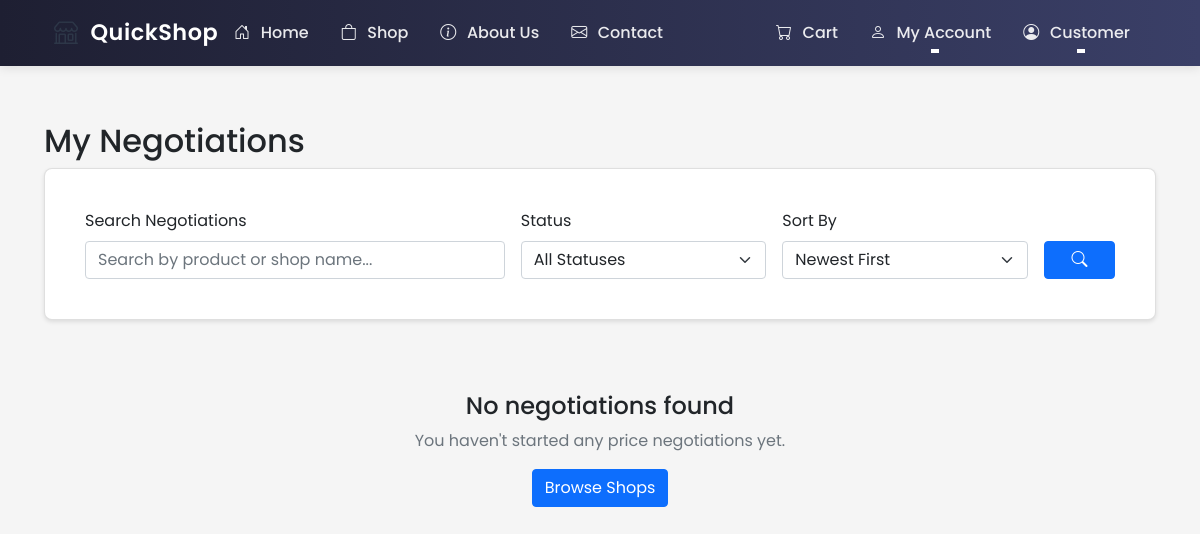
/user/negotiations (signed in), run on an earlier commit of the app's database.
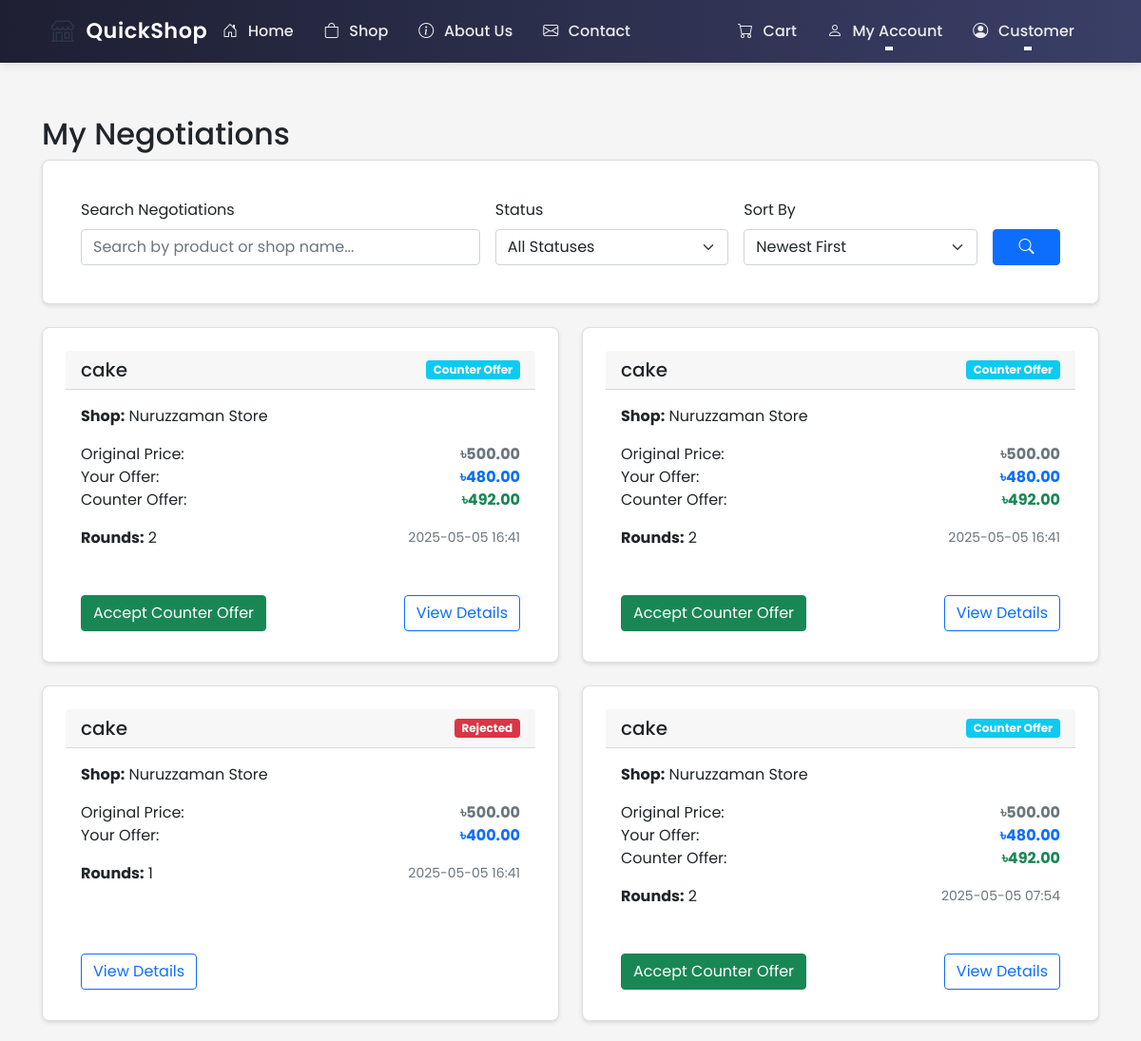
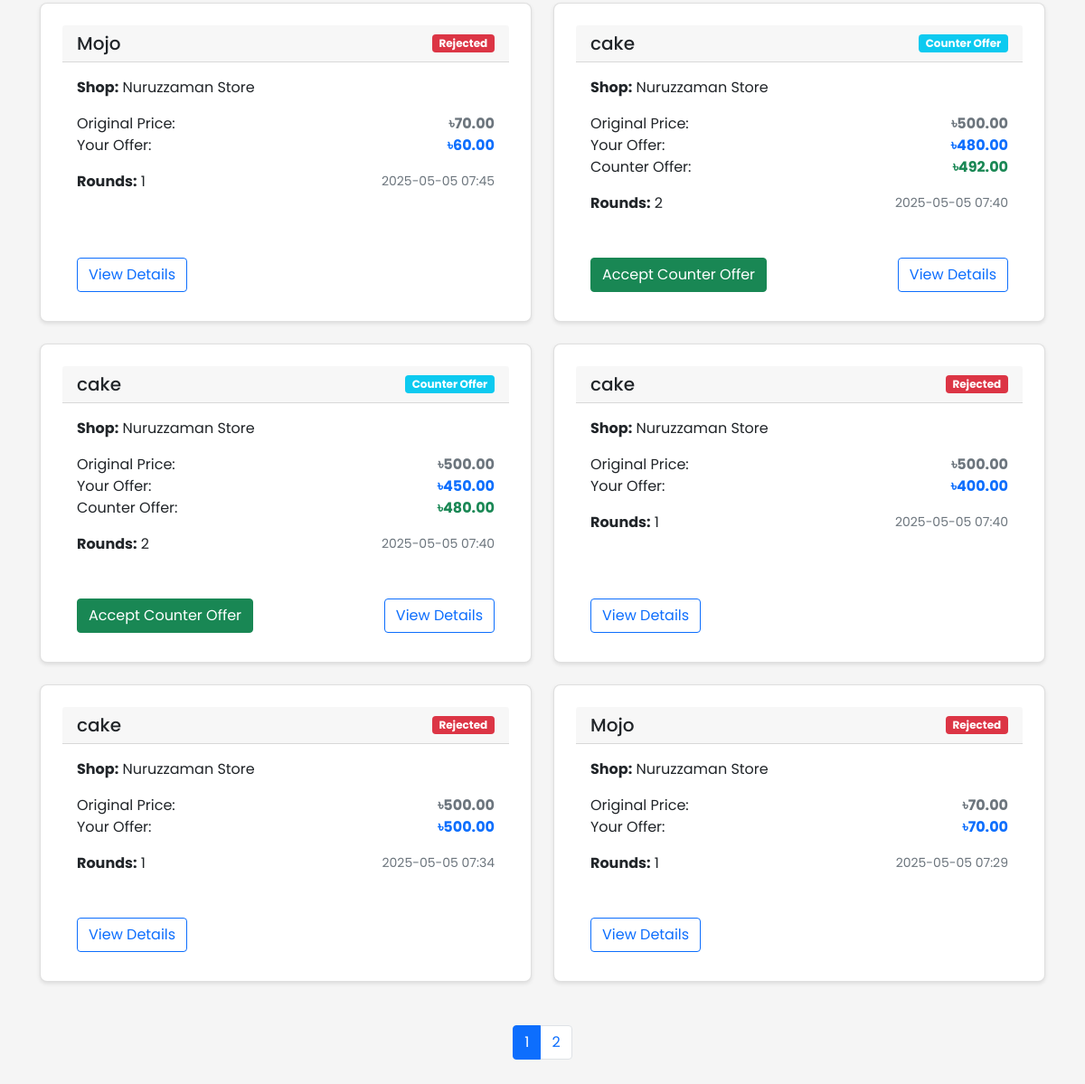
And on a later commit of the database (2 pictures, top to bottom).
### ecommerce/models/user.py (models this page shows, shortened)
class User(UserMixin, db.Model):
    id = db.Column(db.Integer, primary_key=True)
    username = db.Column(db.String(80), unique=True, nullable=False)
    email = db.Column(db.String(120), unique=True, nullable=False)
    password_hash = db.Column(db.String(128))
    role = db.Column(db.String(20), nullable=False, default='user')  # user, shop_owner, delivery, admin
    location_lat = db.Column(db.Float)
    location_lng = db.Column(db.Float)
    address = db.Column(db.String(200))
    created_at = db.Column(db.DateTime, default=datetime.utcnow)
    updated_at = db.Column(db.DateTime, default=datetime.utcnow, onupdate=datetime.utcnow)
    is_active = db.Column(db.Boolean, default=True)
    orders = db.relationship('Order', lazy=True, foreign_keys='Order.customer_id')
    shop = db.relationship('Shop', backref='owner', lazy=True, uselist=False)
    deliveries = db.relationship('Order', backref='assigned_delivery_person', lazy=True,
                               foreign_keys='Order.delivery_person_id')

### ecommerce/models/negotiation.py (models this page shows, shortened)
class Negotiation(db.Model):
    id = db.Column(db.Integer, primary_key=True)
    product_id = db.Column(db.Integer, db.ForeignKey('product.id'), nullable=False)
    customer_id = db.Column(db.Integer, db.ForeignKey('user.id'), nullable=False)
    initial_price = db.Column(db.Float, nullable=False)  # Original product price
    offered_price = db.Column(db.Float, nullable=False)  # Customer's offered price
    counter_price = db.Column(db.Float)  # AI/Shop counter offer
    final_price = db.Column(db.Float)  # Final agreed price
    status = db.Column(db.String(20), nullable=False, default='pending')  # pending, counter_offer, accepted, rejected
    rounds = db.Column(db.Integer, default=0)  # Number of negotiation rounds
    created_at = db.Column(db.DateTime, default=datetime.utcnow)
    updated_at = db.Column(db.DateTime, default=datetime.utcnow, onupdate=datetime.utcnow)
    product = db.relationship('Product', backref='negotiations')
    customer = db.relationship('User', backref='negotiations')

### ecommerce/models/shop.py (models this page shows, shortened)
class Product(db.Model):
    id = db.Column(db.Integer, primary_key=True)
    name = db.Column(db.String(100), nullable=False)
    description = db.Column(db.Text)
    price = db.Column(db.Float, nullable=False)
    stock = db.Column(db.Integer, nullable=False, default=0)
    shop_id = db.Column(db.Integer, db.ForeignKey('shop.id'), nullable=False)
    image_url = db.Column(db.String(255))
    category = db.Column(db.String(50))  # Add category field
    created_at = db.Column(db.DateTime, default=datetime.utcnow)
    min_price = db.Column(db.Float)  # Minimum acceptable price
    max_discount_percentage = db.Column(db.Float, default=20.0)  # Maximum allowed discount
    continue_iteration = db.Column(db.Boolean, default=False)  # Whether to continue negotiation after max discount

class Shop(db.Model):
    id = db.Column(db.Integer, primary_key=True)
    name = db.Column(db.String(100), nullable=False)
    description = db.Column(db.Text)
    owner_id = db.Column(db.Integer, db.ForeignKey('user.id'), nullable=False)
    location_lat = db.Column(db.Float, nullable=False)
    location_lng = db.Column(db.Float, nullable=False)
    address = db.Column(db.String(200), nullable=False)
    created_at = db.Column(db.DateTime, default=datetime.utcnow)
    is_active = db.Column(db.Boolean, default=True)
    products = db.relationship('Product', backref='shop', lazy=True)
    orders = db.relationship('Order', backref='shop', lazy=True)

### ecommerce/routes/user.py (the view, shortened to what this page needs)
@user_bp.route('/negotiations')
@login_required
def negotiations():
    search_query = request.args.get('q', '')
    status = request.args.get('status')
    sort = request.args.get('sort', 'newest')
    page = request.args.get('page', 1, type=int)
    per_page = 10
    query = Negotiation.query.filter_by(customer_id=current_user.id)
    if status:
        query = query.filter_by(status=status)
    if sort == 'oldest':
        query = query.order_by(Negotiation.created_at.asc())
    elif sort == 'highest_offer':
        query = query.order_by(Negotiation.offered_price.desc())
    elif sort == 'lowest_offer':
        query = query.order_by(Negotiation.offered_price.asc())
    else:  # newest
        query = query.order_by(Negotiation.created_at.desc())
    pagination = query.paginate(page=page, per_page=per_page)
    negotiations = pagination.items
    return render_template('user/negotiations.html',
                         negotiations=negotiations,
                         pagination=pagination)

### ecommerce/templates/user/negotiations.html (shortened to what this page needs)
{% extends "base.html" %}
{% block content %}
<div class="container mt-4">
    <h2>My Negotiations</h2>
    <div class="card mb-4">
        <div class="card-body">
            <form class="row g-3" method="GET">
                <div class="col-md-5">
                    <label class="form-label">Search Negotiations</label>
                    <input type="text" class="form-control" name="q"
                           value="{{ request.args.get('q', '') }}"
                           placeholder="Search by product or shop name...">
                </div>
                <div class="col-md-3">
                    <label class="form-label">Status</label>
                    <select class="form-select" name="status">
                        <option value="">All Statuses</option>
                    </select>
                </div>
                <div class="col-md-3">
                    <label class="form-label">Sort By</label>
                    <select class="form-select" name="sort">
                        <option value="newest" {% if request.args.get('sort') == 'newest' %}selected{% endif %}>Newest First</option>
                    </select>
                </div>
                <div class="col-md-1 d-flex align-items-end">
                    <button type="submit" class="btn btn-primary w-100">
                        <i class="bi bi-search"></i>
                    </button>
                </div>
            </form>
        </div>
    </div>
    {% if negotiations %}
        <div class="row">
            {% for negotiation in negotiations %}
                <div class="col-md-6 mb-4">
                    <div class="card h-100">
                        <div class="card-header d-flex justify-content-between align-items-center">
                            <h5 class="mb-0">{{ negotiation.product.name }}</h5>
                            <span class="badge bg-{{ {
                                'pending': 'warning',
                                'counter_offer': 'info',
                                'accepted': 'success',
                                'rejected': 'danger'
                            }[negotiation.status] }}">
                                {{ negotiation.status|replace('_', ' ')|title }}
                            </span>
                        </div>
                        <div class="card-body">
                            <div class="mb-3">
                                <strong>Shop:</strong> {{ negotiation.product.shop.name }}
                            </div>
                            <div class="mb-3">
                                <div class="d-flex justify-content-between align-items-center">
                                    <div>Original Price:</div>
                                    <strong class="text-muted">৳{{ "%.2f"|format(negotiation.initial_price) }}</strong>
                                </div>
                                <div class="d-flex justify-content-between align-items-center">
                                    <div>Your Offer:</div>
                                    <strong class="text-primary">৳{{ "%.2f"|format(negotiation.offered_price) }}</strong>
                                </div>
                                {% if negotiation.counter_price %}
                                    <div class="d-flex justify-content-between align-items-center">
                                        <div>Counter Offer:</div>
                                        <strong class="text-success">৳{{ "%.2f"|format(negotiation.counter_price) }}</strong>
                                    </div>
                                {% endif %}
                            </div>
                            <div class="d-flex justify-content-between align-items-center">
                                <div>
                                    <strong>Rounds:</strong> {{ negotiation.rounds }}
                                </div>
                                <small class="text-muted">{{ negotiation.created_at.strftime('%Y-%m-%d %H:%M') }}</small>
                            </div>
                        </div>
                        <div class="card-footer bg-transparent border-top-0">
                            <div class="d-flex justify-content-between align-items-center">
                                {% if negotiation.status == 'counter_offer' %}
                                    <button class="btn btn-success accept-counter"
                                            data-negotiation-id="{{ negotiation.id }}"
                                            data-counter-price="{{ negotiation.counter_price }}">
                                        Accept Counter Offer
                                    </button>
                                {% elif negotiation.status == 'accepted' %}
                                    <a href="{{ url_for('main.cart') }}" class="btn btn-primary">
                                        Go to Cart
                                    </a>
                                {% endif %}
                                <a href="{{ url_for('user.negotiation_detail', nego_id=negotiation.id) }}"
                                   class="btn btn-outline-primary">View Details</a>
                            </div>
                        </div>
                    </div>
                </div>
            {% endfor %}
        </div>
        {% if pagination.pages > 1 %}
            <nav class="mt-4">
                <ul class="pagination justify-content-center">
                    {% for page in range(1, pagination.pages + 1) %}
                        <li class="page-item {{ 'active' if page == pagination.page else '' }}">
                            <a class="page-link" href="{{ url_for('user.negotiations', page=page, **request.args) }}">
                                {{ page }}
                            </a>
                        </li>
                    {% endfor %}
                </ul>
            </nav>
        {% endif %}
    {% else %}
        <div class="text-center py-5">
            <h4>No negotiations found</h4>
            <p class="text-muted">You haven't started any price negotiations yet.</p>
            <a href="{{ url_for('shop.index') }}" class="btn btn-primary">Browse Shops</a>
        </div>
    {% endif %}
</div>
{% endblock %}

### ecommerce/templates/base.html (shortened to what this page needs)
<!DOCTYPE html>
<html lang="en">
<head>
    <link href="https://cdn.jsdelivr.net/npm/bootstrap@5.1.3/dist/css/bootstrap.min.css" rel="stylesheet">
    <link rel="stylesheet" href="https://cdn.jsdelivr.net/npm/bootstrap-icons@1.7.2/font/bootstrap-icons.css">
    <link rel="stylesheet" href="{{ url_for('static', filename='css/style.css') }}">
</head>
<body class="d-flex flex-column min-vh-100">
    <nav class="navbar navbar-expand-lg navbar-light">
        <div class="container">
            <a class="logo" href="{{ url_for('main.index') }}">
                <span class="logo-icon">
                    <i class="bi bi-shop"></i>
                </span>
                <span class="logo">QuickShop</span>
            </a>
            <div class="collapse navbar-collapse" id="navbarNav">
                <ul class="navbar-nav me-auto">
                    <li class="nav-item">
                        <a class="nav-link" href="{{ url_for('main.index') }}">
                            <i class="bi bi-house-door"></i> Home
                        </a>
                    </li>
                    <li class="nav-item">
                        <a class="nav-link" href="{{ url_for('shop.index') }}">
                            <i class="bi bi-bag"></i> Shop
                        </a>
                    </li>
                    <li class="nav-item">
                        <a class="nav-link" href="{{ url_for('main.about') }}">
                            <i class="bi bi-info-circle"></i> About Us
                        </a>
                    </li>
                    <li class="nav-item">
                        <a class="nav-link" href="{{ url_for('main.contact_page') }}">
                            <i class="bi bi-envelope"></i> Contact
                        </a>
                    </li>
                </ul>
                <ul class="navbar-nav ms-auto">
                    {% if current_user.is_authenticated %}
                        {% if current_user.role == 'admin' %}
                        <li class="nav-item">
                            <a class="nav-link" href="{{ url_for('admin.dashboard') }}">
                                <i class="bi bi-speedometer2"></i> Admin Panel
                            </a>
                        </li>
                        <li class="nav-item dropdown">
                            <a class="nav-link dropdown-toggle" href="#" role="button" data-bs-toggle="dropdown">
                                <i class="bi bi-gear"></i> Manage
                            </a>
                            <ul class="dropdown-menu">
                                <li><a class="dropdown-item" href="{{ url_for('admin.orders') }}">
                                    <i class="bi bi-box-seam"></i> Orders
                                </a></li>
                                <li><a class="dropdown-item" href="{{ url_for('admin.manage_shops') }}">
                                    <i class="bi bi-shop"></i> Shops
                                </a></li>
                                <li><a class="dropdown-item" href="{{ url_for('admin.settings') }}">
                                    <i class="bi bi-gear"></i> Settings
                                </a></li>
                            </ul>
                        </li>
                        {% else %}
                        <li class="nav-item">
                            <a class="nav-link" href="{{ url_for('main.cart') }}">
                                <i class="bi bi-cart"></i> Cart
                            </a>
                        </li>
                        <li class="nav-item dropdown">
                            <a class="nav-link dropdown-toggle" href="#" role="button" data-bs-toggle="dropdown">
                                <i class="bi bi-person"></i> My Account
                            </a>
                        </li>
                        {% endif %}
                        <li class="nav-item dropdown">
                            <a class="nav-link dropdown-toggle" href="#" role="button" data-bs-toggle="dropdown">
                                <i class="bi bi-person-circle"></i> {{ current_user.username }}
                            </a>
                        </li>
                    {% endif %}
                </ul>
            </div>
        </div>
    </nav>
    <main class="flex-shrink-0">
        {% block content %}{% endblock %}
    </main>
</body>
</html>

What changed in the data, as far as the page shows it:
added Negotiation: product.name "cake", status "Counter Offer", product.shop.name "Nuruzzaman Store", initial_price "500.00", offered_price "480.00", counter_price "492.00", rounds "2", created_at "2025-05-05 16:41"
added Negotiation: product.name "cake", status "Counter Offer", product.shop.name "Nuruzzaman Store", initial_price "500.00", offered_price "480.00", counter_price "492.00", rounds "2", created_at "2025-05-05 16:41"
added Negotiation: product.name "cake", status "Rejected", product.shop.name "Nuruzzaman Store", initial_price "500.00", offered_price "400.00", rounds "1", created_at "2025-05-05 16:41"
added Negotiation: product.name "cake", status "Counter Offer", product.shop.name "Nuruzzaman Store", initial_price "500.00", offered_price "480.00", counter_price "492.00", rounds "2", created_at "2025-05-05 07:54"
added Negotiation: product.name "Mojo", status "Rejected", product.shop.name "Nuruzzaman Store", initial_price "70.00", offered_price "60.00", rounds "1", created_at "2025-05-05 07:45"
added Negotiation: product.name "cake", status "Counter Offer", product.shop.name "Nuruzzaman Store", initial_price "500.00", offered_price "480.00", counter_price "492.00", rounds "2", created_at "2025-05-05 07:40"
added Negotiation: product.name "cake", status "Counter Offer", product.shop.name "Nuruzzaman Store", initial_price "500.00", offered_price "450.00", counter_price "480.00", rounds "2", created_at "2025-05-05 07:40"
added Negotiation: product.name "cake", status "Rejected", product.shop.name "Nuruzzaman Store", initial_price "500.00", offered_price "400.00", rounds "1", created_at "2025-05-05 07:40"
added Negotiation: product.name "cake", status "Rejected", product.shop.name "Nuruzzaman Store", initial_price "500.00", offered_price "500.00", rounds "1", created_at "2025-05-05 07:34"
added Negotiation: product.name "Mojo", status "Rejected", product.shop.name "Nuruzzaman Store", initial_price "70.00", offered_price "70.00", rounds "1", created_at "2025-05-05 07:29"
Also different on the page:
new list line: "1"
new list line: "2"
text no longer shown: "No negotiations found You haven't started any price negotiations yet. Browse Shops"
